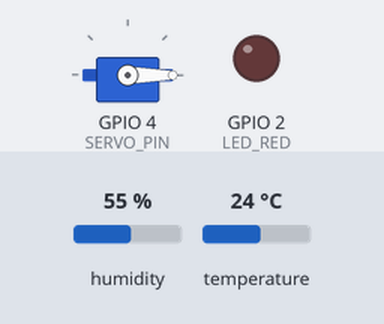
Bench run of a program on a simulated ESP32. On the bench: servo, output pins drawn as LEDs (lit = HIGH). Inputs (shaded band) come from the test bench; at power-on: humidity 55 %, temperature 24 °C. WiFi joins after 1.5 s; servers stay silent unless stated; uploads are accepted with an empty reply; what the program prints to the serial monitor is not drawn.

Above: at 3.9 s.
4.0 s: humidity set to 31 %
17.1 s: humidity set to 28 %
At 21.3 s:
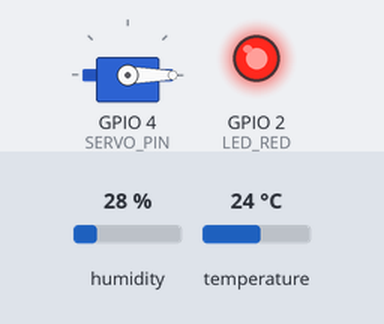
Timing chart, 0 to 22.8 s (numbered marks = the images above; inputs shaded):
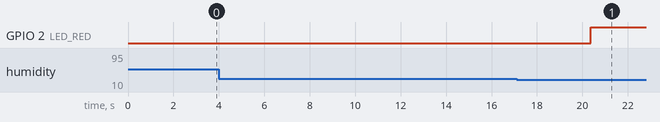

Measured:
- the behaviour switches between 30 and 29 % on humidity (found by bisection; images 0 and 1)
- after the input at 4.0 s, every drawn part: stays the same
- after the input at 17.1 s, GPIO 2 (LED_RED): LOW → HIGH after 3.3 s

The program:

main.cpp
```cpp
#include <Arduino.h>
#include <DHT.h>
#include <ESP32Servo.h>
#include <WiFi.h>
#include <HTTPClient.h>
#include <ArduinoJson.h>

// Forward declarations
void connectWiFi();
void sendDataToServer(float temp, float humidity);
void handleClimateControl(float temp, float humidity);
void checkLocalAnomalies(float temp, float humidity);
void updateThresholds();

// WiFi налаштування
const char* ssid = "Wokwi-GUEST";
const char* password = "";

// API налаштування
String baseUrl = "https://climatemonitoring.redsky-323ad50b.northeurope.azurecontainerapps.io";
String processUrl = baseUrl + "/api/sensors/" + String(20) + "/readings/process";
String thresholdsUrl = baseUrl + "/api/climate-thresholds/room/" + String(7);

int sensorId = 20;
int roomId = 7;

// Піни
#define DHT_PIN 15
#define LED_RED 2
#define SERVO_PIN 4
#define DHT_TYPE DHT22

DHT dht(DHT_PIN, DHT_TYPE);
Servo climateServo;

// Пороги
float TEMP_MIN = 18.0;
float TEMP_MAX = 26.0;
float HUMIDITY_MIN = 30.0;
float HUMIDITY_MAX = 70.0;

// Таймери
unsigned long lastSendTime = 0;
unsigned long lastThresholdUpdate = 0;
const unsigned long sendInterval = 10000;
const unsigned long thresholdUpdateInterval = 10000;

void connectWiFi() {
  Serial.println("\nПідключення до WiFi...");
  Serial.print("SSID: ");
  Serial.println(ssid);

  if (strlen(password) == 0) {
    Serial.println("Відкрита мережа");
    WiFi.begin(ssid);
  } else {
    Serial.println("Захищена мережа");
    WiFi.begin(ssid, password);
  }

  int attempts = 0;
  while (WiFi.status() != WL_CONNECTED && attempts < 20) {
    delay(500);
    Serial.print(".");
    attempts++;
  }

  if (WiFi.status() == WL_CONNECTED) {
    Serial.println("\nWiFi підключено!");
    Serial.print("IP адреса: ");
    Serial.println(WiFi.localIP());
    Serial.print("Сигнал: ");
    Serial.print(WiFi.RSSI());
    Serial.println(" dBm");
  } else {
    Serial.println("\nПомилка підключення WiFi");
  }
}

void updateThresholds() {
  if (WiFi.status() != WL_CONNECTED) {
    Serial.println("WiFi не підключено для оновлення порогів");
    return;
  }

  HTTPClient http;
  http.begin(thresholdsUrl);
  http.setTimeout(5000);

  int httpCode = http.GET();

  if (httpCode == 200) {
    String response = http.getString();

    StaticJsonDocument<512> doc;
    DeserializationError error = deserializeJson(doc, response);

    if (!error) {
      TEMP_MIN = doc["min_temperature"] | 18.0;
      TEMP_MAX = doc["max_temperature"] | 26.0;
      HUMIDITY_MIN = doc["min_humidity"] | 30.0;
      HUMIDITY_MAX = doc["max_humidity"] | 70.0;

      Serial.println("\nПороги оновлено з сервера:");
      Serial.print("Температура: ");
      Serial.print(TEMP_MIN);
      Serial.print(" - ");
      Serial.println(TEMP_MAX);
      Serial.print("Вологість: ");
      Serial.print(HUMIDITY_MIN);
      Serial.print(" - ");
      Serial.println(HUMIDITY_MAX);
    }
  } else {
    Serial.print("Помилка отримання порогів: ");
    Serial.println(httpCode);
  }

  http.end();
}

void sendDataToServer(float temp, float humidity) {
  if (WiFi.status() != WL_CONNECTED) {
    Serial.println("WiFi не підключено");
    return;
  }

  HTTPClient http;

  http.begin(processUrl);
  http.addHeader("Content-Type", "application/json");

  StaticJsonDocument<200> doc;
  if (!isnan(temp)) doc["temperature"] = temp;
  if (!isnan(humidity)) doc["humidity"] = humidity;

  String jsonData;
  serializeJson(doc, jsonData);

  Serial.println("\nВідправка даних на сервер:");
  Serial.println(processUrl);
  Serial.println(jsonData);

  int httpCode = http.POST(jsonData);

  if (httpCode > 0) {
    Serial.print("HTTP код відповіді: ");
    Serial.println(httpCode);

    if (httpCode == 200) {
      String response = http.getString();
      Serial.println("Відповідь сервера:");
      Serial.println(response);

      StaticJsonDocument<1024> responseDoc;
      DeserializationError error = deserializeJson(responseDoc, response);

      if (!error) {
        bool success = responseDoc["success"];
        bool isAnomaly = responseDoc["is_anomaly"];
        int commandsExecuted = responseDoc["commands_executed"];
        int alertsCreated = responseDoc["alerts_created"];

        Serial.println("\nРезультат обробки:");
        Serial.print("Успіх: ");
        Serial.println(success ? "ТАК" : "НІ");
        Serial.print("Аномалія: ");
        Serial.println(isAnomaly ? "ТАК" : "НІ");
        Serial.print("Команд виконано: ");
        Serial.println(commandsExecuted);
        Serial.print("Сповіщень створено: ");
        Serial.println(alertsCreated);

        handleClimateControl(temp, humidity);
      }
    }
  } else {
    Serial.print("Помилка HTTP: ");
    Serial.println(http.errorToString(httpCode));
  }

  http.end();
}

void handleClimateControl(float temp, float humidity) {
  Serial.println("\nУправління кліматом:");

  if (temp < TEMP_MIN || humidity < HUMIDITY_MIN) {
    Serial.println("УВІМКНУТИ обігрів");
    Serial.println("Сервопривод -> 90°");
    climateServo.write(90);
  } else if (temp > TEMP_MAX || humidity > HUMIDITY_MAX) {
    Serial.println("УВІМКНУТИ охолодження");
    Serial.println("Сервопривод -> 180°");
    climateServo.write(180);
  } else {
    Serial.println("Клімат в нормі");
    Serial.println("Сервопривод -> 0°");
    climateServo.write(0);
  }
}

void checkLocalAnomalies(float temp, float humidity) {
  bool anomaly = false;

  if (!isnan(temp) && (temp < TEMP_MIN || temp > TEMP_MAX)) {
    Serial.print("ЛОКАЛЬНА АНОМАЛІЯ: Температура ");
    Serial.print(temp);
    Serial.println("°C поза нормою");
    anomaly = true;
  }

  if (!isnan(humidity) && (humidity < HUMIDITY_MIN || humidity > HUMIDITY_MAX)) {
    Serial.print("ЛОКАЛЬНА АНОМАЛІЯ: Вологість ");
    Serial.print(humidity);
    Serial.println("% поза нормою");
    anomaly = true;
  }

  digitalWrite(LED_RED, anomaly ? HIGH : LOW);
  Serial.print("Червоний світлодіод: ");
  Serial.println(anomaly ? "УВІМКНЕНО" : "ВИМКНЕНО");
}

void setup() {
  Serial.begin(115200);
  delay(1000);

  Serial.println("\n╔════════════════════════════════════════╗");
  Serial.println("║   IoT Climate Monitor - ESP32          ║");
  Serial.println("║   Інтеграція з FastAPI Backend        ║");
  Serial.println("╚════════════════════════════════════════╝");

  pinMode(LED_RED, OUTPUT);
  digitalWrite(LED_RED, LOW);

  dht.begin();

  climateServo.attach(SERVO_PIN);
  climateServo.write(0);

  Serial.println("\nКомпоненти ініціалізовано");

  connectWiFi();

  if (WiFi.status() == WL_CONNECTED) {
    updateThresholds();
  }

  Serial.println("\nСистема готова до роботи!");
  Serial.print("Base URL: ");
  Serial.println(baseUrl);
  Serial.print("Sensor ID: ");
  Serial.println(sensorId);
  Serial.println("════════════════════════════════════════\n");
}

void loop() {
  unsigned long currentTime = millis();

  if (currentTime - lastThresholdUpdate >= thresholdUpdateInterval) {
    lastThresholdUpdate = currentTime;
    updateThresholds();
  }

  if (currentTime - lastSendTime >= sendInterval) {
    lastSendTime = currentTime;

    Serial.println("\n━━━━━━━━━━━━━━━━━━━━━━━━━━━━━━━━━━━━━━");
    Serial.println("Новий цикл зчитування");

    float temp = dht.readTemperature();
    float humidity = dht.readHumidity();

    if (isnan(temp) || isnan(humidity)) {
      Serial.println("Помилка читання DHT22!");
      digitalWrite(LED_RED, HIGH);
      return;
    }

    Serial.print("Температура: ");
    Serial.print(temp);
    Serial.println(" °C");
    Serial.print("Вологість: ");
    Serial.print(humidity);
    Serial.println(" %");

    checkLocalAnomalies(temp, humidity);
    sendDataToServer(temp, humidity);

    Serial.println("━━━━━━━━━━━━━━━━━━━━━━━━━━━━━━━━━━━━━━");
  }

  if (WiFi.status() != WL_CONNECTED) {
    Serial.println("\nWiFi відключено, спроба перепідключення...");
    connectWiFi();
  }

  delay(100);
}
```
